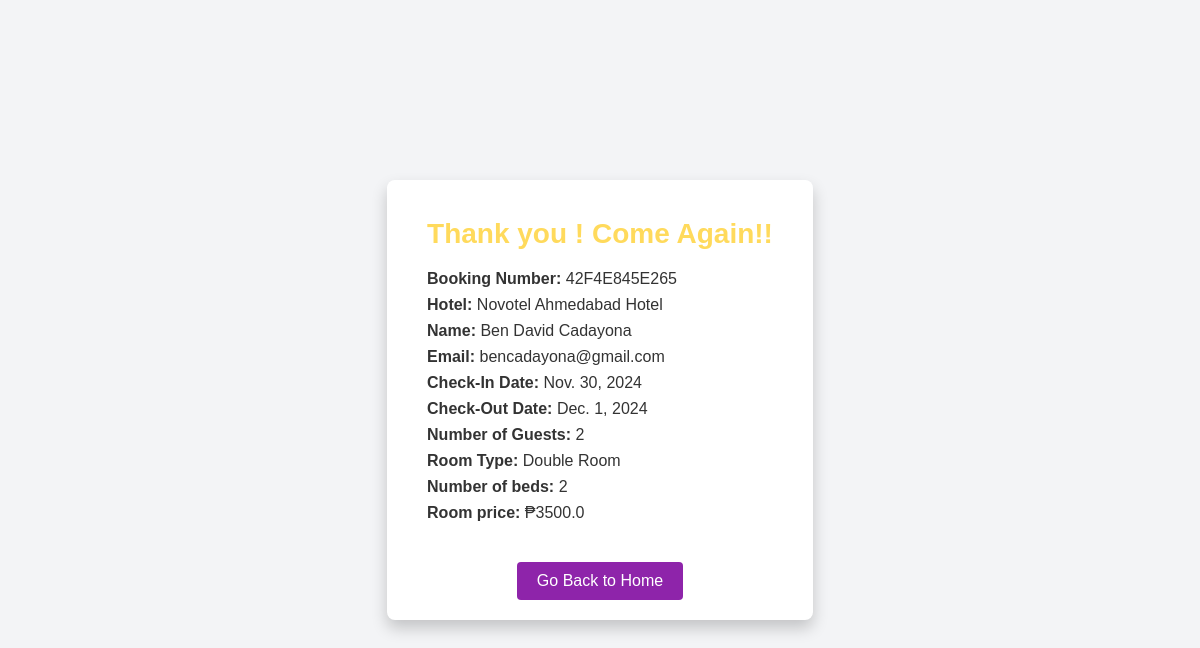
Page /booking_details/11 on the committed database.
### api/models.py (models this page shows, shortened)
class Booking(models.Model):
    STATUS_CHOICES = [
        ("Pending", "Pending"),
        ("Canceled", "Canceled"),
        ("Accepted", "Accepted"),
        ("Check-in", "Check-in"),
        ("Check-out", "Check-out"),
    ]
    user = models.ForeignKey(User, on_delete=models.CASCADE, null=True, blank=True)
    name = models.CharField(max_length=100)
    email = models.EmailField()
    check_in = models.DateField(null=True, blank=True)
    check_out = models.DateField(null=True, blank=True)
    guests = models.IntegerField()
    room = models.ForeignKey(Rooms, on_delete=models.CASCADE)
    booking_number = models.CharField(max_length=12, editable=False, default=uuid.uuid4().hex[:12].upper())
    status = models.CharField(max_length=10, choices=STATUS_CHOICES, default="Pending")

class Rooms(models.Model):
    name = models.CharField(max_length=100)
    number_of_beds = models.IntegerField()
    price = models.FloatField()
    listing = models.ForeignKey('Listing', on_delete=models.CASCADE)

class Listing(models.Model):
    hotel_owner = models.ForeignKey(User, on_delete=models.CASCADE, related_name="listings")
    title = models.CharField(max_length=255)
    description = models.TextField()
    price_per_night = models.CharField(max_length=55)
    image = models.ImageField(upload_to='listings/')
    filters = models.ManyToManyField('Filter', related_name="listings")

### api/views.py (the view)
# urls.py: path('booking_details/<int:booking_id>', booking_details, name='booking_details'),
def booking_details(request,booking_id):
    booking = get_object_or_404(Booking, id=booking_id)
    return render(request, 'success.html', {'booking': booking})

### api/templates/success.html (shortened to what this page needs)
<!DOCTYPE html>
<html lang="en">
<head>
</head>
<body>
    <div class="container">
        <h1>Thank you
            {%if booking.status == 'Check-out'%}
                ! Come Again!!
            {%endif%}
        </h1>
        <div class="details">
            <p><strong>Booking Number:</strong> {{ booking.booking_number }}</p>
            <p><strong>Hotel:</strong> {{ booking.room.listing.title }}</p>
            <p><strong>Name:</strong> {{ booking.name|capfirst }}</p>
            <p><strong>Email:</strong> {{ booking.email }}</p>
            <p><strong>Check-In Date:</strong> {{ booking.check_in }}</p>
            <p><strong>Check-Out Date:</strong> {{ booking.check_out }}</p>
            <p><strong>Number of Guests:</strong> {{ booking.guests }}</p>
            <p><strong>Room Type:</strong> {{ booking.room.name }}</p>
            <p><strong>Number of beds:</strong> {{ booking.room.number_of_beds }}</p>
            <p><strong>Room price:</strong> ₱{{ booking.room.price }}</p>
        </div>
        <a href="{% url 'home' %}" class="button">Go Back to Home</a>
    </div>
</body>
</html>

### api/templates/success.html (style rules this page uses)
body { font-family: Arial, sans-serif; background-color: #f3f4f6; color: #333; display: flex; justify-content: center; align-items: center; height: 100vh; margin: 0; }
.container { background: #fff; border-radius: 8px; padding: 20px 40px; box-shadow: 0 8px 16px rgba(0, 0, 0, 0.2); text-align: center; max-width: 600px; animation: slideIn 0.6s ease-out forwards; }
h1 { color: #ffda5c; font-size: 28px; margin-bottom: 20px; animation: fadeIn 1s ease-in forwards; }
.details { text-align: left; margin: 20px 0; font-size: 16px; }
.details p { margin: 8px 0; }
.button { display: inline-block; margin-top: 20px; padding: 10px 20px; color: #fff; background-color: #8e24aa; border: none; border-radius: 4px; text-decoration: none; font-size: 16px; transition: background-color 0.3s ease; }

### rows in the picture
Booking: booking_number "42F4E845E265", room.listing "Novotel Ahmedabad Hotel", name "Ben David Cadayona", email "bencadayona@gmail.com", check_in "Nov. 30, 2024", check_out "Dec. 1, 2024", guests "2", room.name "Double Room", room.number_of_beds "2", room.price "3500.0"
